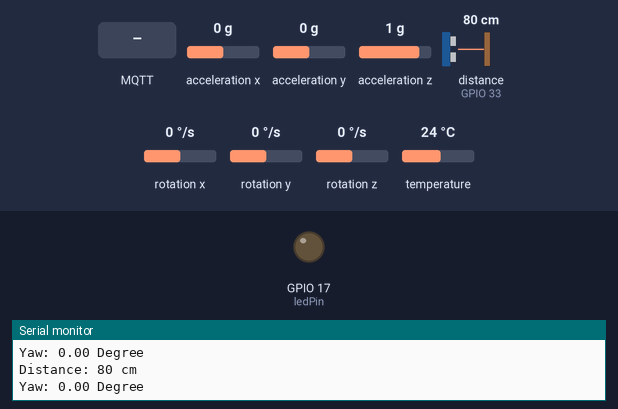
A sketch run on a simulated ESP32. On the bench: output pins drawn as LEDs (lit = HIGH), the last lines printed to the serial monitor. Wiring (inferred from the names in the program): ultrasonic range finder: trigger GPIO 32; echo GPIO 33. The test bench sets the inputs (shaded band); at power-on: acceleration x 0 g, acceleration y 0 g, acceleration z 1 g, distance to the obstacle (sensor on GPIO 33) 80 cm, rotation x 0 °/s, rotation y 0 °/s, rotation z 0 °/s, temperature 24 °C. The echo pulse lasts 58.3 µs per cm; WiFi joins after 1.5 s; servers stay silent unless stated; no MQTT or app messages arrive unless stated; pins used as bus, display or sensor lines are not drawn.

Above: at 2.7 s.
2.8 s: MQTT message "on" arrives on the first subscribed topic
At 3.3 s:
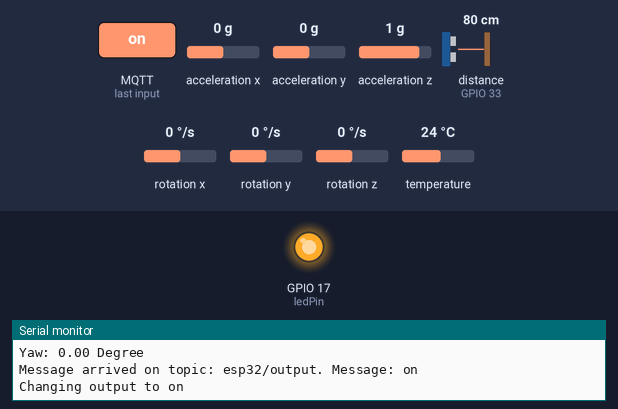
5.8 s: MQTT message "off" arrives on the first subscribed topic
At 6.7 s:
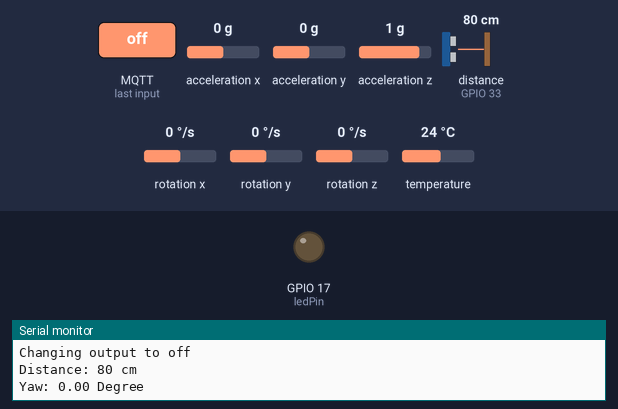
Timing chart, 0 to 8.8 s (numbered marks = the images above; inputs shaded):
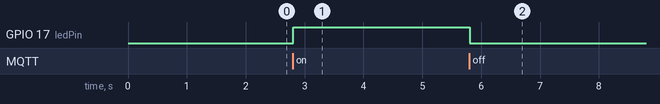

Measured:
- after the input at 2.8 s, GPIO 17 (ledPin): LOW → HIGH at once
- after the input at 5.8 s, GPIO 17 (ledPin): HIGH → LOW at once

The sketch:

master.ino
```cpp
//********************************************************//
//*  University of Nottingham                            *//
//*  Department of Electrical and Electronic Engineering *//
//*  UoN EEEBot 2023                                     *//
//*                                                      *//
//*  ESP32 MQTT Example Code                             *//
//*                                                      *//
//*  Nat Dacombe                                         *//
//********************************************************//

// the following code is modified from https://randomnerdtutorials.com by Rui Santos

#include <WiFi.h>
#include <PubSubClient.h>
#include <Wire.h>
#include <Adafruit_MPU6050.h>
#include <Adafruit_Sensor.h>

// replace the next variables with your SSID/Password combination
const char* ssid = "EEELab03";
const char* password = "EEEE1002";

// add your MQTT Broker IP address, example:
//const char* mqtt_server = "192.168.1.144";
const char* mqtt_server = "192.168.8.24";

WiFiClient espClient;
PubSubClient client(espClient);
long lastMsg = 0;
char msg[50];

// LED Pin
const int ledPin = 17;

// Ultrasonic sensor pins
const int trigPin = 32;
const int echoPin = 33;

// MPU6050
Adafruit_MPU6050 mpu;
float yaw = 0.0; // Yaw angle upon start
unsigned long lastTime = 0; //Last loop time tracking

void setup() {
  Serial.begin(115200);

  // Set ultrasonic sensor pins
  pinMode(trigPin, OUTPUT);
  pinMode(echoPin, INPUT);

  // Initialize MPU6050
  Wire.begin(18, 19); // SDA, SCL
  if (!mpu.begin()) {
    Serial.println("Failed to find MPU6050, Unlucky!");
    while (1) delay(10);
  }
  Serial.println("MPU6050 Initialized");
  mpu.setAccelerometerRange(MPU6050_RANGE_8_G);
  mpu.setGyroRange(MPU6050_RANGE_500_DEG);
  mpu.setFilterBandwidth(MPU6050_BAND_21_HZ);

  setup_wifi();
  client.setServer(mqtt_server, 1883);
  client.setCallback(callback);

  pinMode(ledPin, OUTPUT);
}

void setup_wifi() {
  delay(10);
  // we start by connecting to a WiFi network
  Serial.println();
  Serial.print("Connecting to ");
  Serial.println(ssid);

  WiFi.begin(ssid, password);

  while (WiFi.status() != WL_CONNECTED) {
    delay(500);
    Serial.print(".");
  }

  Serial.println("");
  Serial.println("WiFi connected");
  Serial.println("IP address: ");
  Serial.println(WiFi.localIP());
}

void callback(char* topic, byte* message, unsigned int length) {
  Serial.print("Message arrived on topic: ");
  Serial.print(topic);
  Serial.print(". Message: ");
  String messageTemp;

  for (int i = 0; i < length; i++) {
    Serial.print((char)message[i]);
    messageTemp += (char)message[i];
  }
  Serial.println();

  // if a message is received on the topic esp32/output, you check if the message is either "on" or "off".
  // changes the output state according to the message
  if (String(topic) == "esp32/output") {
    Serial.print("Changing output to ");
    if(messageTemp == "on"){
      Serial.println("on");
      digitalWrite(ledPin, HIGH);
    }
    else if(messageTemp == "off"){
      Serial.println("off");
      digitalWrite(ledPin, LOW);
    }
  }
}

void reconnect() {
  // loop until we're reconnected
  while (!client.connected()) {
    Serial.print("Attempting MQTT connection...");
    // attempt to connect
    if (client.connect("ESP8266Client")) {
      Serial.println("connected");
      // subscribe
      client.subscribe("esp32/output");
    } else {
      Serial.print("failed, rc=");
      Serial.print(client.state());
      Serial.println(" try again in 5 seconds");
      // wait 5 seconds before retrying
      delay(5000);
    }
  }
}

long microsecondsToCentimeters(long microseconds) {
  return microseconds / 29 / 2; // Rough approximation
}

void loop() {
  if (!client.connected()) {
    reconnect();
  }
  client.loop();

  long now = millis();
  if (now - lastMsg > 1000) {
    lastMsg = now;

    // Distance calculations
    long duration, cm;

    // Trigger ultrasonic pulse
    digitalWrite(trigPin, LOW);
    delayMicroseconds(2);
    digitalWrite(trigPin, HIGH);
    delayMicroseconds(10);
    digitalWrite(trigPin, LOW);

    // Measure the duration of the echo
    duration = pulseIn(echoPin, HIGH);

    // Convert duration to distance
    cm = microsecondsToCentimeters(duration);

    // Print the distance
    Serial.print("Distance: ");
    Serial.print(cm);
    Serial.println(" cm");

    // Convert the distance value to a char array and publish it
    char distanceString[8];
    dtostrf(cm, 1, 2, distanceString);
    client.publish("esp32/distance", distanceString);

    // MPU6050 Yaw calculation
    sensors_event_t accel, gyro, temp;
    mpu.getEvent(&accel, &gyro, &temp);

    // Calculate time difference (deltaTime)
    unsigned long currentTime = millis();
    float deltaTime = (currentTime - lastTime) / 1000.0; // Conversion to seconds
    lastTime = currentTime;

    float rotationZ = gyro.gyro.z; // z-axis rotation in deg/s
    yaw += rotationZ * deltaTime;

    // Print the yaw angle
    Serial.print("Yaw: ");
    Serial.print(yaw);
    Serial.println(" Degree");

    // Convert the yaw value to a char array and publish it
    char yawString[8];
    dtostrf(yaw, 1, 2, yawString);
    client.publish("esp32/yaw", yawString);
  }

  delay(10);
}
```
